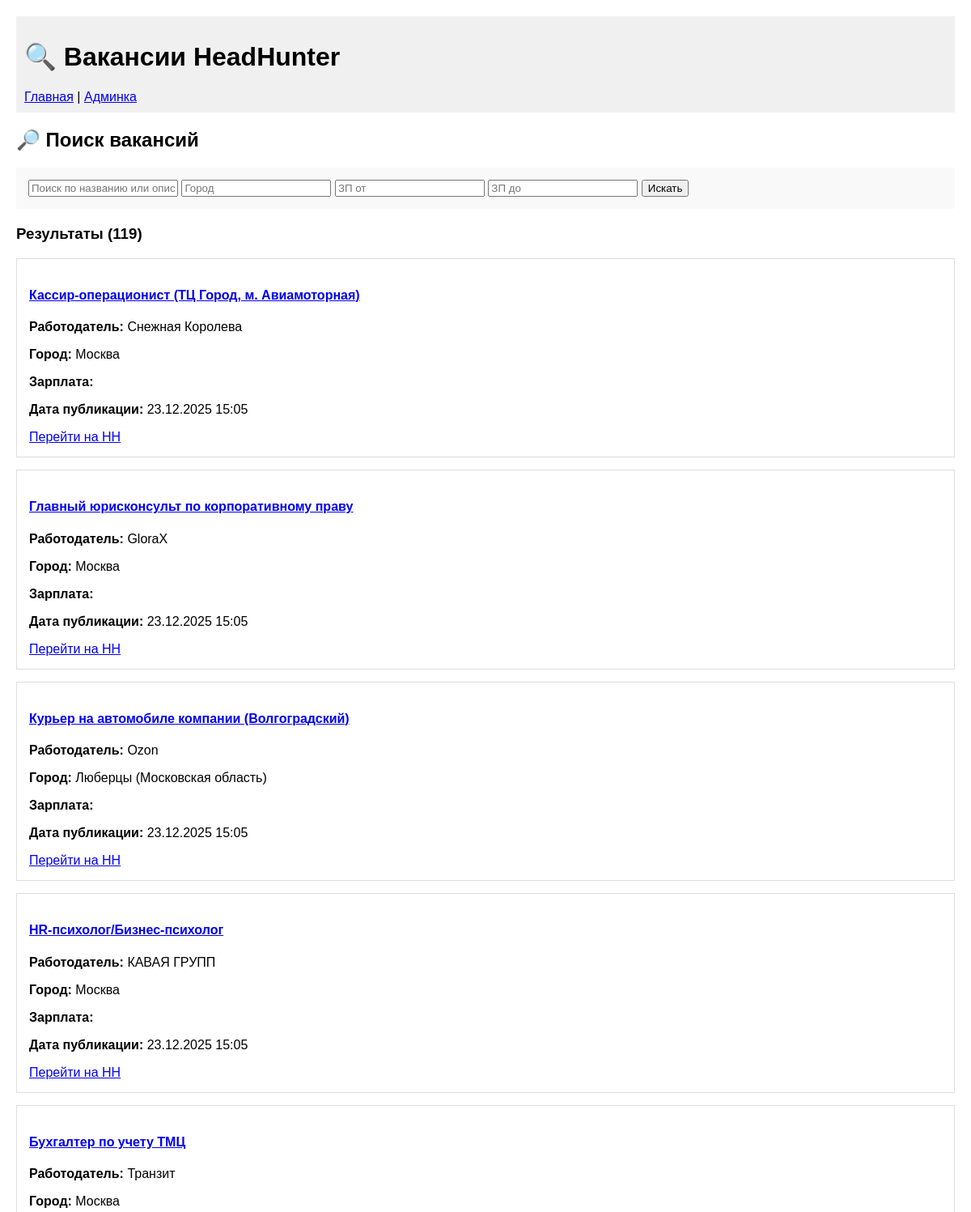
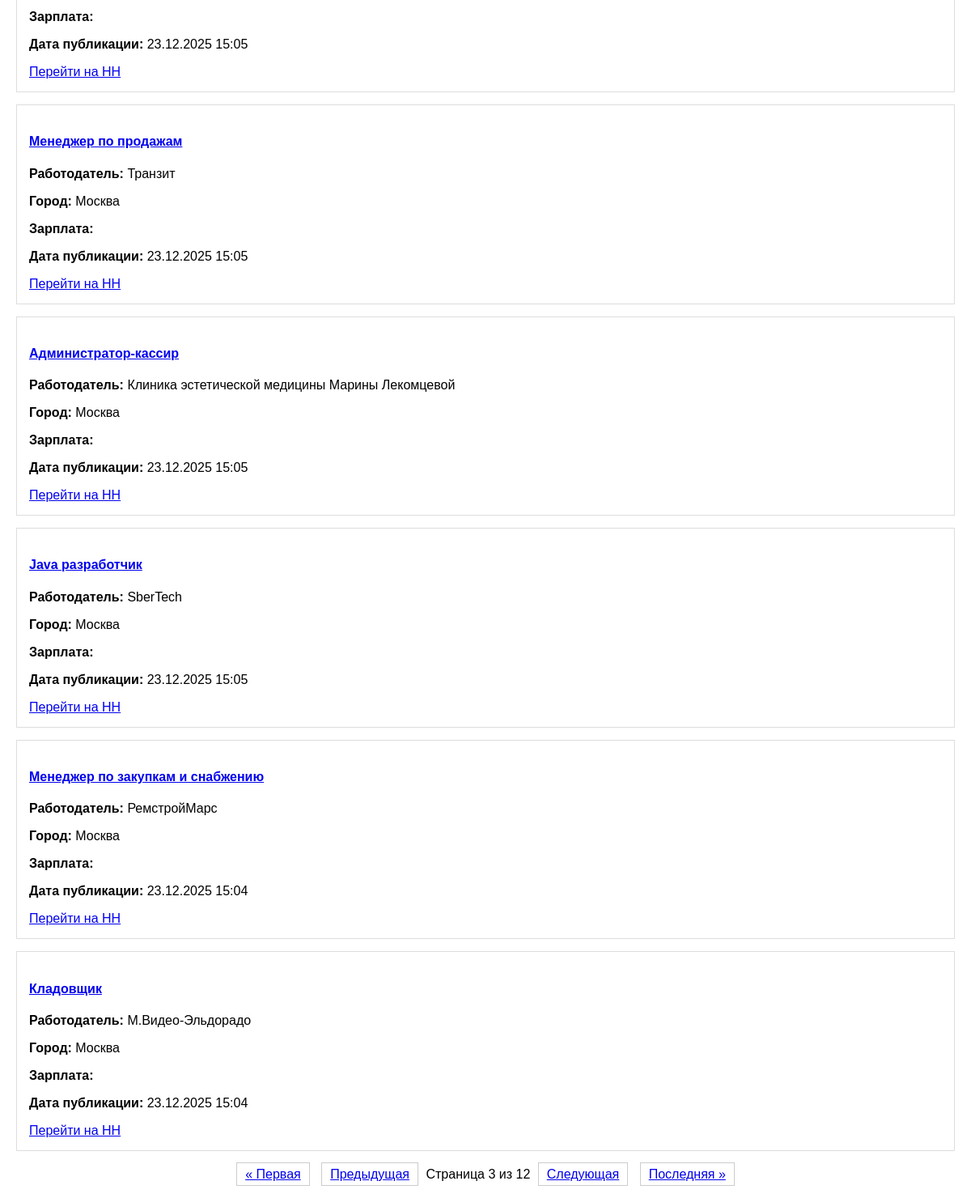
/?page=3, run on the app's committed database (2 pictures, top to bottom).
### hh_vacancies/models.py (models this page shows, shortened)
class Vacancy(models.Model):
    hh_id = models.CharField(max_length=50, unique=True, verbose_name="ID на HH")
    name = models.CharField(max_length=500, verbose_name="Название")
    employer_name = models.CharField(max_length=300, blank=True, verbose_name="Работодатель")
    area_name = models.CharField(max_length=100, blank=True, verbose_name="Город")
    salary_from = models.DecimalField(max_digits=10, decimal_places=2, null=True, blank=True, verbose_name="ЗП от")
    salary_to = models.DecimalField(max_digits=10, decimal_places=2, null=True, blank=True, verbose_name="ЗП до")
    currency = models.CharField(max_length=10, blank=True, verbose_name="Валюта")
    published_at = models.DateTimeField(null=True, blank=True, verbose_name="Дата публикации")
    url = models.URLField(blank=True, verbose_name="Ссылка на HH")
    description = models.TextField(blank=True, verbose_name="Описание")
    '''Мета информация модели'''
    class Meta:
        verbose_name = "Вакансия"
        verbose_name_plural = "Вакансии"
    '''текстовое представление'''

### hh_vacancies/views.py (the view)
# urls.py: path('', views.vacancy_list, name='vacancy_list'),
def vacancy_list(request):
    query = request.GET.get('q', '')
    area = request.GET.get('area', '')
    min_salary = request.GET.get('min_salary', '')
    max_salary = request.GET.get('max_salary', '')
    vacancies = Vacancy.objects.all()
    if query:
        vacancies = vacancies.filter(name__icontains=query) | vacancies.filter(description__icontains=query)
    if area:
        vacancies = vacancies.filter(area_name__icontains=area)
    if min_salary:
        vacancies = vacancies.filter(salary_from__gte=min_salary)
    if max_salary:
        vacancies = vacancies.filter(salary_to__lte=max_salary)
    paginator = Paginator(vacancies, 10)
    page_number = request.GET.get('page')
    page_obj = paginator.get_page(page_number)
    context = {
        'page_obj': page_obj,
        'query': query,
        'area': area,
        'min_salary': min_salary,
        'max_salary': max_salary,
    }
    return render(request, 'hh_vacancies/vacancy_list.html', context)

### hh_vacancies/templates/hh_vacancies/vacancy_list.html (shortened to what this page needs)
{% extends 'hh_vacancies/base.html' %}
{% block content %}
    <h2>🔎 Поиск вакансий</h2>
    <form method="GET" class="filters">
        <input type="text" name="q" value="{{ query }}" placeholder="Поиск по названию или описанию">
        <input type="text" name="area" value="{{ area }}" placeholder="Город">
        <input type="number" name="min_salary" value="{{ min_salary }}" placeholder="ЗП от">
        <input type="number" name="max_salary" value="{{ max_salary }}" placeholder="ЗП до">
        <button type="submit">Искать</button>
    </form>
    <h3>Результаты ({{ page_obj.paginator.count }})</h3>
    {% for vacancy in page_obj %}
        <div class="vacancy">
            <h4><a href="{% url 'vacancy_detail' vacancy.pk %}">{{ vacancy.name }}</a></h4>
            <p><strong>Работодатель:</strong> {{ vacancy.employer_name }}</p>
            <p><strong>Город:</strong> {{ vacancy.area_name }}</p>
            <p><strong>Зарплата:</strong> </p>
            <p><strong>Дата публикации:</strong> {{ vacancy.published_at|date:"d.m.Y H:i" }}</p>
            <a href="{{ vacancy.url }}" target="_blank">Перейти на HH</a>
        </div>
    {% empty %}
        <p>Ничего не найдено.</p>
    {% endfor %}
    <div class="pagination">
        {% if page_obj.has_previous %}
            <a href="?page=1">&laquo; Первая</a>
            <a href="?page={{ page_obj.previous_page_number }}">Предыдущая</a>
        {% endif %}
        <span>Страница {{ page_obj.number }} из {{ page_obj.paginator.num_pages }}</span>
        {% if page_obj.has_next %}
            <a href="?page={{ page_obj.next_page_number }}">Следующая</a>
            <a href="?page={{ page_obj.paginator.num_pages }}">Последняя &raquo;</a>
        {% endif %}
    </div>
{% endblock %}

### hh_vacancies/templates/hh_vacancies/base.html (style rules this page uses)
body { font-family: Arial, sans-serif; margin: 20px; }
.vacancy { border: 1px solid #ddd; padding: 15px; margin-bottom: 15px; }
.filters { margin-bottom: 20px; padding: 15px; background: #f9f9f9; }
.pagination { text-align: center; margin-top: 20px; }
.pagination a { margin: 0 5px; padding: 5px 10px; border: 1px solid #ccc; }

### data on the page
Vacancy: name "Кассир-операционист (ТЦ Город, м. Авиамоторная)", employer_name "Снежная Королева", area_name "Москва", published_at "23.12.2025 15:05"
Vacancy: name "Главный юрисконсульт по корпоративному праву", employer_name "GloraX", area_name "Москва", published_at "23.12.2025 15:05"
Vacancy: name "Курьер на автомобиле компании (Волгоградский)", employer_name "Ozon", area_name "Люберцы (Московская область)", published_at "23.12.2025 15:05"
Vacancy: name "HR-психолог/Бизнес-психолог", employer_name "КАВАЯ ГРУПП", area_name "Москва", published_at "23.12.2025 15:05"
Vacancy: name "Бухгалтер по учету ТМЦ", employer_name "Транзит", area_name "Москва", published_at "23.12.2025 15:05"
Vacancy: name "Менеджер по продажам", employer_name "Транзит", area_name "Москва", published_at "23.12.2025 15:05"
Vacancy: name "Администратор-кассир", employer_name "Клиника эстетической медицины Марины Лекомцевой", area_name "Москва", published_at "23.12.2025 15:05"
Vacancy: name "Java разработчик", employer_name "SberTech", area_name "Москва", published_at "23.12.2025 15:05"
Vacancy: name "Менеджер по закупкам и снабжению", employer_name "РемстройМарс", area_name "Москва", published_at "23.12.2025 15:04"
Vacancy: name "Кладовщик", employer_name "М.Видео-Эльдорадо", area_name "Москва", published_at "23.12.2025 15:04"

### other printed values
{{ page_obj.paginator.count }} "119"
{{ page_obj.number }} "3"
{{ page_obj.paginator.num_pages }} "12"
